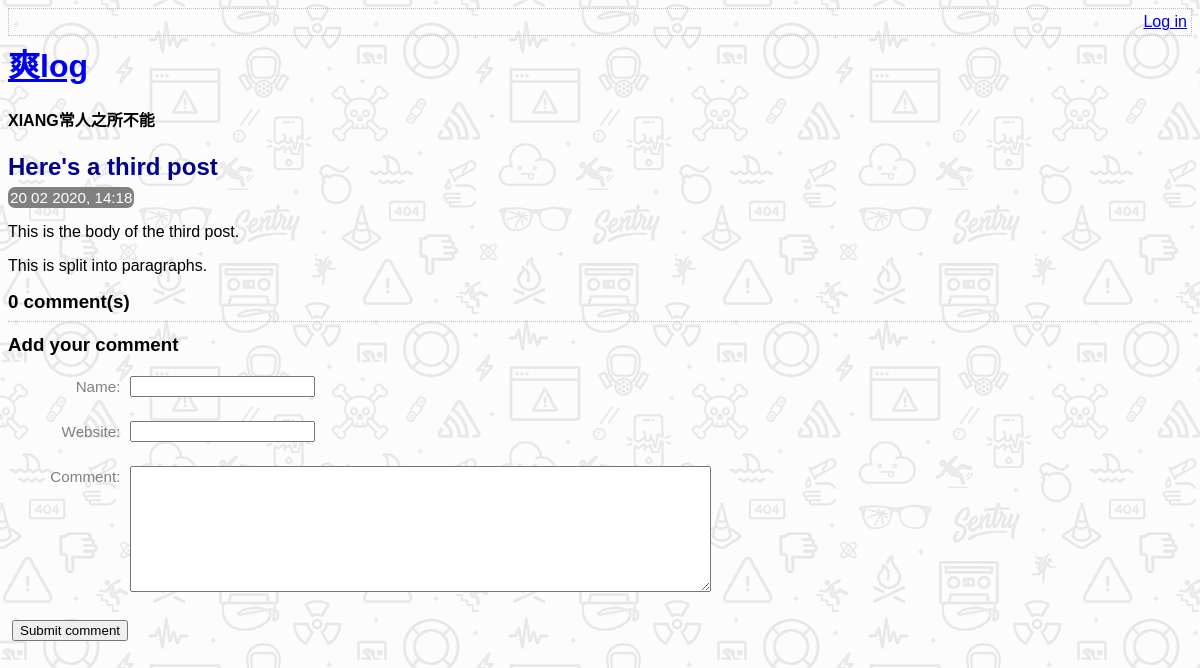
The page /view_post.php?post_id=3 on the database as committed earlier.
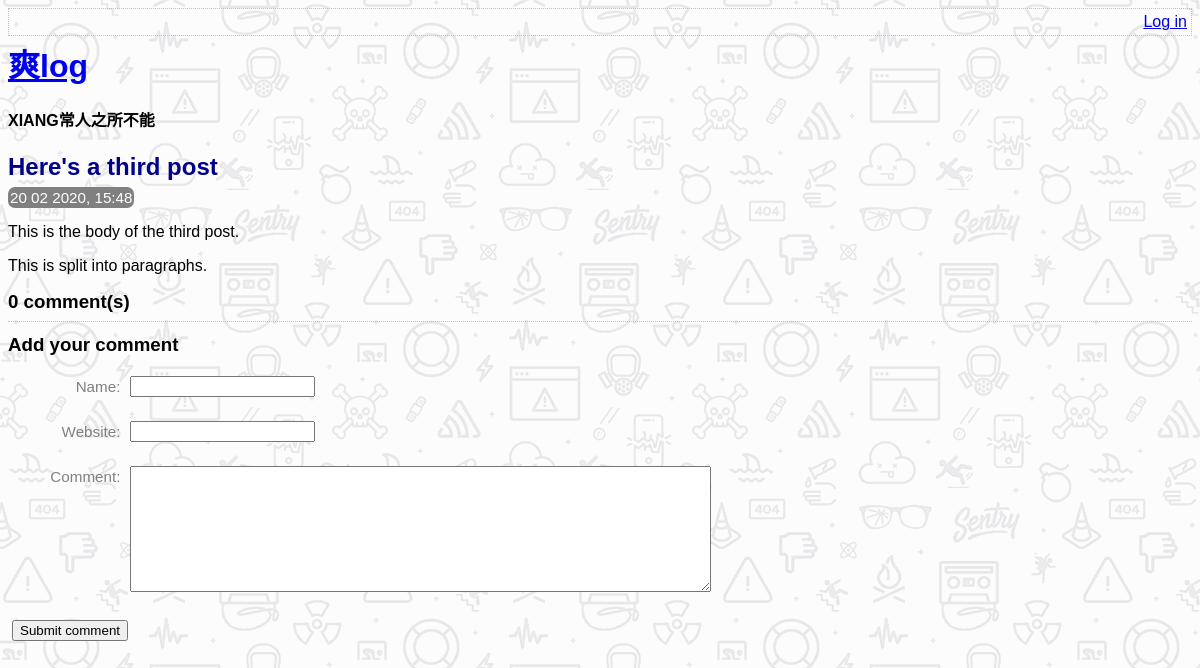
The same page on the database as committed later.
### tables this page shows
CREATE TABLE post (
    id INTEGER PRIMARY KEY AUTOINCREMENT NOT NULL,
    title VARCHAR NOT NULL,
    body VARCHAR NOT NULL,
    user_id INTEGER NOT NULL,
    created_at VARCHAR NOT NULL,
    updated_at VARCHAR,
    FOREIGN KEY (user_id) REFERENCES user(id)
);

### lib/view_post.php (called while the page is built, shortened)
<?php
function getPostRow(PDO $pdo, $post_id)
{
    $stmt = $pdo->prepare('SELECT title, created_at, body FROM post WHERE id = :id');
    $result = $stmt->execute(array('id' => $post_id,));
    $row = $stmt->fetch(PDO::FETCH_ASSOC);
    return $row;
}

### view_post.php (the view, shortened to what this page needs)
<?php
require_once 'lib/common.php';
require_once 'lib/view_post.php';
if (isset($_GET['post_id'])) {
    $post_id = $_GET['post_id'];
} else {
    $post_id = 0;
}
$pdo = getPDO();
$row = getPostRow($pdo, $post_id);
?>
<!DOCTYPE html>
<html>
    <head>
        <?php require 'templates/head.php' ?>
    </head>
    <body>
        <?php require 'templates/title.php' ?>
        <div class="post">
            <h2>
                <?php echo htmlEscape($row['title']) ?>
            </h2>
            <div class="date">
                <?php echo convertSqlDate($row['created_at']) ?>
            </div>
            <?php
            echo convertNewlinesToParagraphs($row['body']) ?>
        </div>
        <div class="comment-list">
            <h3><?php echo countCommentsForPost($pdo, $post_id) ?> comment(s)</h3>
        </div>
        <?php require 'templates/comment_form.php' ?>
    </body>
</html>

### lib/common.php (shortened to what this page needs)
<?php
function htmlEscape($html)
{
    return htmlspecialchars($html, ENT_HTML5, 'UTF-8');
}
function convertSqlDate($sqlDate)
{
    $date = DateTime::createFromFormat('Y-m-d H:i:s', $sqlDate);
    return $date->format('d m Y, H:i');
}
function convertNewlinesToParagraphs($text)
{
    $escaped = htmlEscape($text);
    return '<p>' . str_replace("\n", "</p><p>", $escaped . "</p>");
}
function countCommentsForPost(PDO $pdo, $post_id)
{
    $sql = "SELECT COUNT(*) c FROM comment WHERE post_id = :post_id";
    $stmt = $pdo->prepare($sql);
    $stmt->execute(array('post_id' => $post_id,));
    return (int)$stmt->fetchColumn();
}

Rows that differ between the two databases and show on the page:
changed post "Here's a third post": created_at "20 02 2020, 14:18" → "20 02 2020, 15:48"
